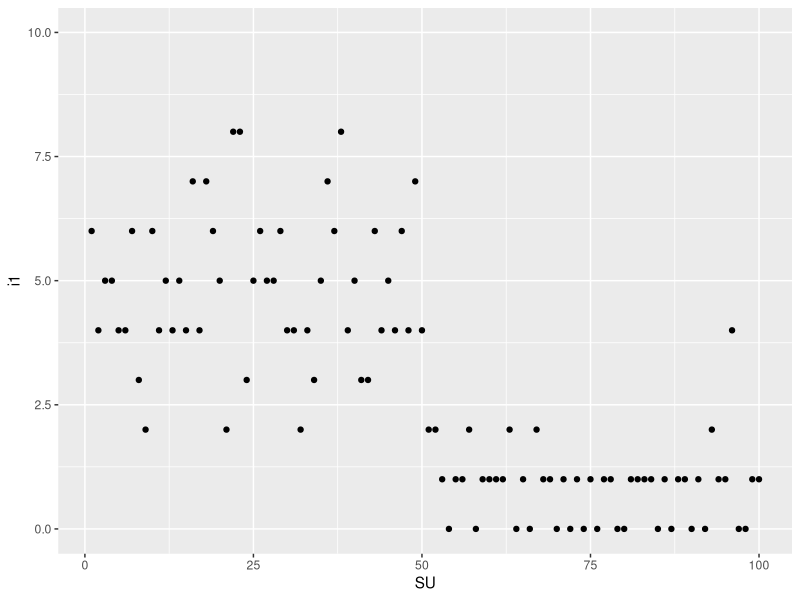

This chart was generated by the following R code:
## CoralNet simulation code ~~~~~~~~~~~~~~~~~~~~~~~~~~~~~~~~~~~~~~~~~~~~~~~~~ ##

## ZR to do: understand rgamma() and rtruncnorm()
## add site / transect metadata
## better understand gamma and truncnorm params -> connect param values to pop'n means 
## split up residual values into additional columns
## uniform across rows - no signal 





## start up ~~~~~~~~~~~~~~~~~~~~~~~~~~~~~~~~~~~~~~~~~~~~~~~~~~~~~~~~~~~~~~~~~ ##
rm(list = ls())

library(truncnorm)
library(tidyverse)
## END start up ~~~~~~~~~~~~~~~~~~~~~~~~~~~~~~~~~~~~~~~~~~~~~~~~~~~~~~~~~~~~~ ##





## params ~~~~~~~~~~~~~~~~~~~~~~~~~~~~~~~~~~~~~~~~~~~~~~~~~~~~~~~~~~~~~~~~~~~ ##
n <- 100
reps <- 50
col_sum <- 50
gamma_mu_1 <- 10
gamma_mu_2 <- 2 
scale <- 2

a <- 0 ## lower bound
#b2 <- (reps - i1) ## upper bound
#b3 <- (reps - i1 - i2) 
#b4 <- (reps - i1 - i2 - i3)
#b5 <- (reps - i1 - i2 - i3 - i4)

norm_mu_2 <- 10
norm_sd_2 <- 1

norm_mu_3 <- 5
norm_sd_3 <- 1

norm_mu_4 <- 5
norm_sd_4 <- 1

norm_mu_5 <- 5
norm_sd_5 <- 1
## END params ~~~~~~~~~~~~~~~~~~~~~~~~~~~~~~~~~~~~~~~~~~~~~~~~~~~~~~~~~~~~~~~ ##





## simulate ~~~~~~~~~~~~~~~~~~~~~~~~~~~~~~~~~~~~~~~~~~~~~~~~~~~~~~~~~~~~~~~~~ ##
## simulate gamma with shape and scale
i1 <- round(rgamma(n, shape = c(
  rep(gamma_mu_1, reps), 
  rep(gamma_mu_2, reps)), scale),0)


## use i1 to set upper bound
b2 <- (col_sum - i1) 


## simulate with a truncated normal distribution, with 50-i1 preventing values 
## would sum greater than 50
i2 <- round(rtruncnorm(n, a, b2, norm_mu_2, norm_sd_2),0)
b3 <- (col_sum - i1 - i2) 


## add a third important variable
i3 <- round(rtruncnorm(n, a, b3, norm_mu_3, norm_sd_3),0)
b4 <- (col_sum - i1 - i2 - i3)


## add a fourth important variable
i4 <- round(rtruncnorm(n, a, b4, norm_mu_4, norm_sd_4),0)
b5 <- (col_sum - i1 - i2 - i3 - i4)


## add a fifth important variable
i5 <- round(rtruncnorm(n, a, b5, norm_mu_5, norm_sd_5),0)


## r1 rounds out the rest of col_sum
remainder <- (col_sum - i1 - i2 - i3 - i4 - i5)


## bind the simulated columns together
df.1 <- cbind(i1, i2, i3, i4, i5)


## check row sums
rowSums(df.1)


## create categories in which to simulate
categories <- as.factor(c("r1", "r2", "r3", "r4", "r5"))


## create a list of lists with the columns to sample
rows <- map(remainder, ~ sample(categories, ., replace = TRUE))


## 
df.2 <- lapply(rows, summary)


##
test <- lapply(df.2, sum)
unlist(test) == remainder


## 
df.2 <- as.data.frame(do.call(rbind, df.2))


## bind the x2 data frames together
dat <- cbind(df.1, df.2)





# add df.2 to df.1 in place of remainder


## add meta data
sites <- rep(c("Site_1", "Site_2"), each = 50, len=100)
transects <- rep(c("T1", "T2", "T3", "T4"), each = 25, len=100)
dat <- cbind(dat, sites, transects)


## plot data 
dat <- as.data.frame(i1)
dat$SU <- seq(1,100,1)


## visualize
p1 <- ggplot(dat, aes(x=SU, y=i1)) +
  geom_point() + ylim(0,10)

print(p1)




library(tidyverse)

categories <- as.factor(c("i1", "i2", "u1", "u2"))

rows <- map(1:100, ~ sample(categories, 100, replace = TRUE))

df.2 <- lapply(rows, summary)

df.2 <- unlist(df.2)

df.2 <- as.data.frame(matrix(df.2, nrow = 100, ncol = 4))

rowSums(df.2)
